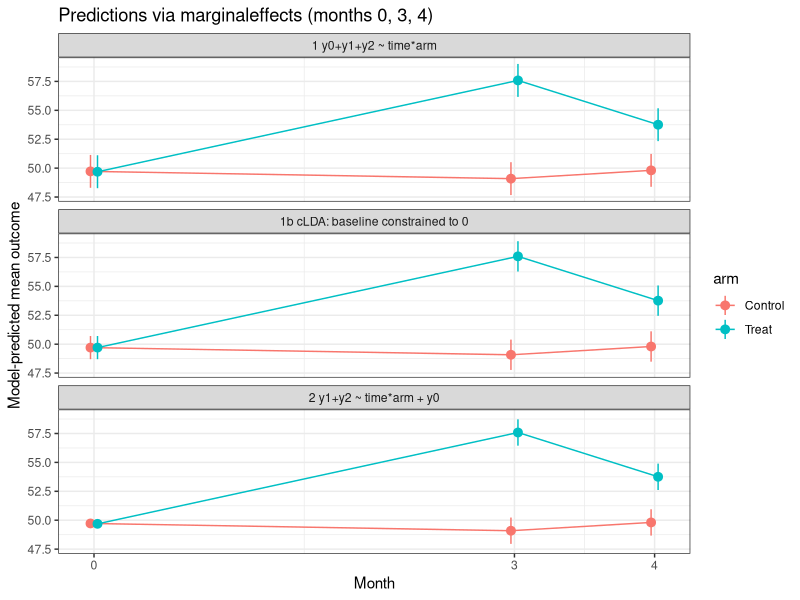
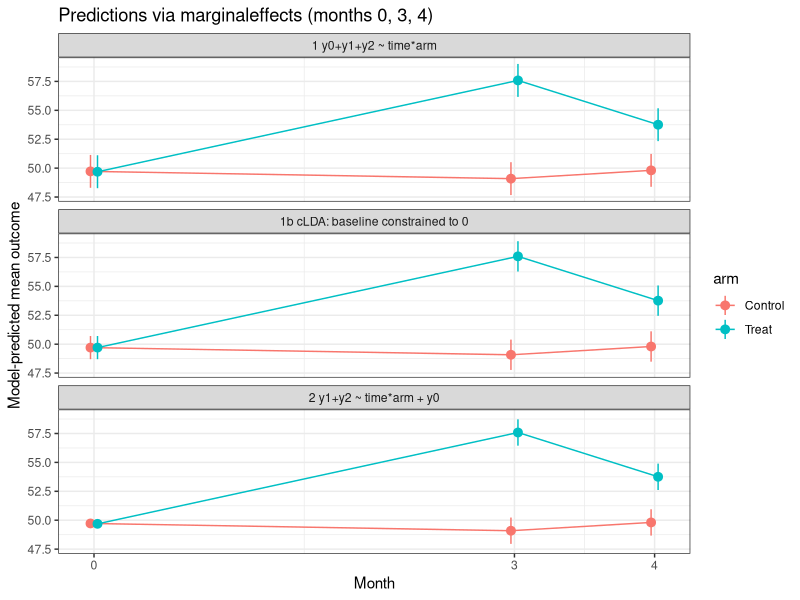

The R source for these figures, in order:
# Toy RCT: baseline (month 0) + follow-ups at month 3 and month 4 (uneven spacing).
# Time is categorical, so spacing does not enter the models; it only affects the plot x-axis.
# All contrasts and plotted predictions come from the marginaleffects package (no emmeans).
library(lme4); library(marginaleffects); library(ggplot2); library(tidyr)
set.seed(42)
n <- 150
d <- data.frame(ID = 1:(2*n), arm = factor(rep(c("Control","Treat"), each = n)))
g <- as.numeric(d$arm == "Treat")
u <- rnorm(2*n, 0, 6)
d$y0 <- 50 + u + rnorm(2*n, 0, 6)
d$y1 <- 50 + 0.7*(d$y0-50) + 8*g + rnorm(2*n, 0, 7)   # month 3: true effect 8
d$y2 <- 50 + 0.7*(d$y0-50) + 4*g + rnorm(2*n, 0, 7)   # month 4: true effect 4

long <- pivot_longer(d, c(y0,y1,y2), names_to = "time", values_to = "y")
long$time <- factor(long$time, levels = c("y0","y1","y2"), labels = c("0","3","4"))  # months
long$tx <- factor(ifelse(long$arm=="Treat" & long$time!="0", paste0("T", long$time), "ref"),
                  levels = c("ref","T3","T4"))
long$y0 <- d$y0[match(long$ID, d$ID)]
long <- as.data.frame(long)
fu <- droplevels(subset(long, time != "0"))

m1  <- lmer(y ~ time*arm + (1|ID), long)       # y0+y1+y2, arm main effect kept
m1b <- lmer(y ~ time + tx + (1|ID), long)        # cLDA: baseline difference constrained to 0
m2  <- lmer(y ~ time*arm + y0 + (1|ID), fu)    # multilevel ANCOVA (y0 averaged over its observed distribution)

# ---- Contrasts: Treat - Control at each time (population-level, random effects set to 0) ----
tidy <- function(x, lab) data.frame(model = lab, time = as.character(x$time), estimate = x$estimate,
                  SE = x$std.error, lower.CL = x$conf.low, upper.CL = x$conf.high)
c1  <- avg_comparisons(m1, variables = "arm", by = "time", re.form = NA)
c2  <- avg_comparisons(m2, variables = "arm", by = "time", re.form = NA)
# cLDA: the treatment 'switches on' only at follow-up; contrast tx = T<t> vs ref at time t
c1b <- do.call(rbind, lapply(c("3","4"), function(t) {
  x <- comparisons(m1b, variables = list(tx = c("ref", paste0("T", t))),
                   newdata = datagrid(model = m1b, time = t, tx = "ref"), re.form = NA)
  data.frame(time = t, estimate = x$estimate, std.error = x$std.error, conf.low = x$conf.low, conf.high = x$conf.high) }))
c1b <- rbind(data.frame(time = "0", estimate = 0, std.error = NA, conf.low = NA, conf.high = NA), c1b)
res <- rbind(tidy(c1, "1 y0+y1+y2 (time*arm)"),
             tidy(c1b, "1b cLDA (baseline constrained to 0)"),
             tidy(c2, "2 ANCOVA (y0 covariate)"))
num <- sapply(res, is.numeric); res[num] <- round(res[num], 3)
print(res[order(res$time, res$model), ], row.names = FALSE)

# ---- Predicted means for the plot ----
pp <- function(x, lab) data.frame(model = lab, arm = as.character(x$arm), month = as.numeric(as.character(x$time)),
                                  mean = x$estimate, lo = x$conf.low, hi = x$conf.high)
P1 <- pp(avg_predictions(m1, by = c("time","arm"), re.form = NA), "1 y0+y1+y2 ~ time*arm")
P2 <- pp(avg_predictions(m2, by = c("time","arm"), re.form = NA), "2 y1+y2 ~ time*arm + y0")
# month 0 for ANCOVA panel: observed baseline mean (baseline is a covariate, not modelled)
P2 <- rbind(P2, data.frame(model = P2$model[1], arm = levels(d$arm), month = 0,
                           mean = tapply(d$y0, d$arm, mean), lo = NA, hi = NA))
nd <- rbind(data.frame(time = c("0","3","4"), tx = "ref", arm = "Control"),
            data.frame(time = c("0","3","4"), tx = c("ref","T3","T4"), arm = "Treat"))
nd$time <- factor(nd$time, levels = levels(long$time)); nd$tx <- factor(nd$tx, levels = levels(long$tx))
x1b <- predictions(m1b, newdata = nd, re.form = NA)
P1b <- pp(transform(x1b, time = time), "1b cLDA: baseline constrained to 0")
P <- rbind(P1, P1b, P2)

ggplot(P, aes(month, mean, colour = arm, group = arm)) +
  geom_line(position = position_dodge(.1)) +
  geom_pointrange(aes(ymin = lo, ymax = hi), position = position_dodge(.1), na.rm = TRUE) +
  facet_wrap(~ model, ncol = 1) + scale_x_continuous(breaks = c(0,3,4)) +
  labs(y = "Model-predicted mean outcome", x = "Month",
       title = "Predictions via marginaleffects (months 0, 3, 4)") + theme_bw()
ggsave("/mnt/user-data/outputs/predictions.png", width = 7, height = 8, dpi = 130)
